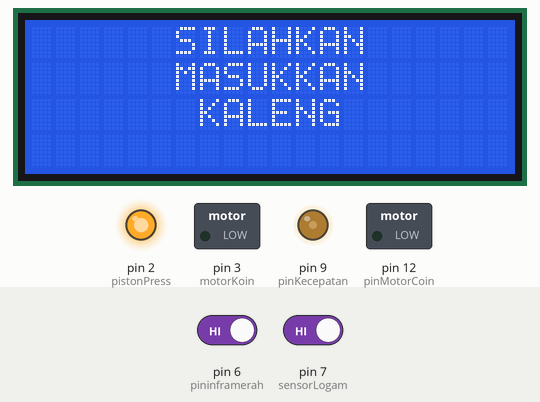
This sketch was run on a simulated Arduino Uno, built with avr-gcc and run on an emulated ATmega328P. Shown: 20×4 character LCD, switched loads named in the sketch (green lamp = pin HIGH), output pins drawn as LEDs (lit = HIGH). The inputs (shaded band) are chosen by the test bench; at power-on: pin 7 (sensorLogam) HIGH, pin 6 (pininframerah) HIGH. What the sketch prints to the serial monitor is not drawn.

Above: at 1.2 s.
1.3 s: pin 7 (sensorLogam) driven LOW
At 2.6 s:
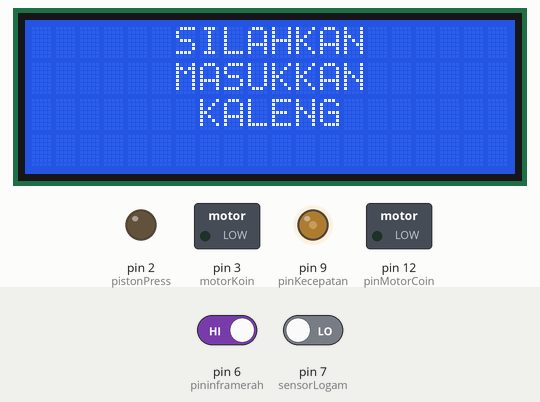
4.3 s: pin 6 (pininframerah) driven LOW and pin 7 (sensorLogam) driven HIGH
7.3 s: pin 6 (pininframerah) driven HIGH
At 7.8 s:
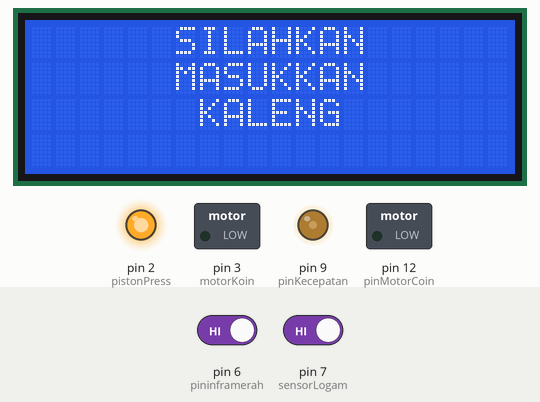
8.8 s: pin 6 (pininframerah) driven LOW
At 10.6 s:
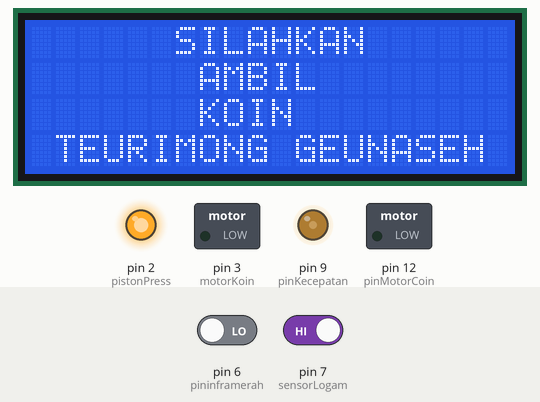
10.9 s: pin 7 (sensorLogam) driven LOW
At 13.4 s:
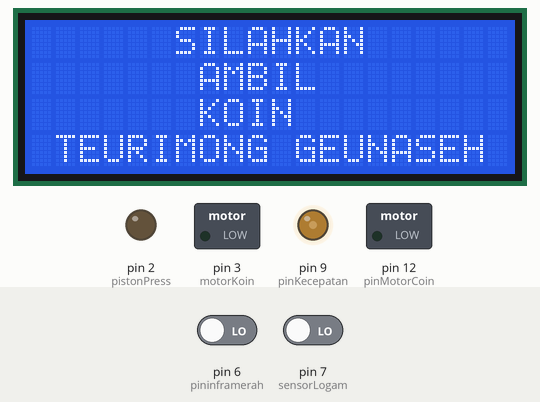
Timing chart, 0 to 14.9 s (numbered marks = the images above; inputs shaded):
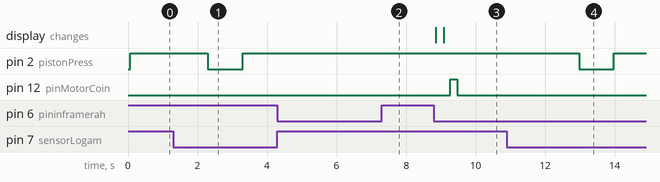

Measured:
- after the input at 1.3 s, pin 2 (pistonPress): HIGH → LOW after 1.0 s, → HIGH 1.0 s later
- after the input at 4.3 s, every drawn part: stays the same
- after the input at 7.3 s, pin 12 (pinMotorCoin): stays LOW (without the input it goes to HIGH after 1.5 s)
- after the input at 8.8 s, pin 12 (pinMotorCoin): LOW → HIGH after 0.48 s, → LOW 0.20 s later; the display: first changes after 0.06 s (image 3 shows a later state)
- after the input at 10.9 s, pin 2 (pistonPress): HIGH → LOW after 2.1 s, → HIGH 1.0 s later

The sketch:

BUKANKALENGKALENGBOSS_V1.ino
```cpp
#include <Wire.h>
#include <LiquidCrystal_I2C.h>

//Pin arduino yang dipake tiap tiap modul tambahannya, contoh: proximity, Inframerah, relay, motor driver
const int sensorLogam = 7; //pin Sensor proximity
const int pistonPress =  2; //pin relay keran pneumatic
const int pininframerah =  6; //pin inframerah
const int motorKoin =  3;
const int pinMotorCoin =  12; //pin motor dc untuk pelontar koin
const int pinMotorCoin2 =  13;
const int pinKecepatan =  9; //pin PWM untuk mengontrol kecepatan motor


int deteksikaleng = 0;
int deteksikalenggepeng = 0;
int a=0;
LiquidCrystal_I2C lcd(0x27,20,4);
void setup()
{
  pinMode(sensorLogam, INPUT); //deklarasi sensor proximity digunakan sebagai input oleh arduino
  pinMode(pininframerah, INPUT); //deklarasi sensor inframerah digunakan sebagai input oleh arduino
  pinMode(pistonPress, OUTPUT); //deklarasi relay digunakan sebagai output oleh arduino
  pinMode(motorKoin, OUTPUT);
  pinMode(pinMotorCoin, OUTPUT);//deklarasi Motor DC digunakan sebagai output oleh arduino
  Serial.begin(9600);
  lcd.init();
  lcd.backlight();
 /*
  lcd.setCursor(6,0);
  lcd.print("SILAHKAN");
  lcd.setCursor(8,1);
  lcd.print("AMBIL");
  lcd.setCursor(8,2);
  lcd.print("KOIN");
  lcd.setCursor(1,3);
  lcd.print("TEURIMONG GEUNASEH");
 */
  digitalWrite(pistonPress, LOW);
  digitalWrite(motorKoin, LOW);
  analogWrite(pinKecepatan, 80);//deklarasi kecepatan putar motor DC, range satuan yang digunakan bekisar dari 0 sampai 255
}
void loop()
{
deteksikaleng = digitalRead(sensorLogam); //membaca apakah di dalam alat ada kaleng
Serial.println(deteksikaleng);
deteksikalenggepeng = digitalRead(pininframerah);// membaca kondisi kaleng sudah berhasil di press dan keluar dari tempat kaleng
Serial.print("IR =");
Serial.println(deteksikalenggepeng);
if(deteksikaleng == LOW){//jika kaleng terdeteksi oleh sensor logam
a=1;

    delay(1000);//tunggu satu detik
    digitalWrite(pistonPress, LOW);
    delay(1000);
    digitalWrite(pistonPress, HIGH);//maka hidupkan relay press pneumatic
    delay(5000);
}
if(deteksikalenggepeng == LOW && a ==1){ //jika kaleng yang berhasil di press keluar dari lubang keluaran kaleng dan terdeteksi oleh sensor inframerah
  lcd.clear();

  //tampilkan tulisan "SILAHKAN AMBIL KOIN" ke LCD
  lcd.setCursor(6,0);
  lcd.print("SILAHKAN");
  lcd.setCursor(7,1);
  lcd.print("AMBIL");
  lcd.setCursor(7,2);
  lcd.print("KOIN");
  lcd.setCursor(1,3);
 // lcd.print("TEURIMONG GEUNASEH");
  delay(200);

  lcd.setCursor(1,3);
  lcd.print("TEURIMONG GEUNASEH");
    delay(200);
  digitalWrite(pinMotorCoin, HIGH); //maka hidupkan Motor DC pelontar koin
  delay(200);
  digitalWrite(pinMotorCoin, LOW);
  delay(2500);
  a=0;
}
else {
  digitalWrite(pistonPress, HIGH);
  lcd.setCursor(6,0);
  lcd.print("SILAHKAN");
  lcd.setCursor(6,1);
  lcd.print("MASUKKAN");
  lcd.setCursor(7,2);
  lcd.print("KALENG");
  lcd.setCursor(1,3);
  lcd.print("                   ");
}
}
```
